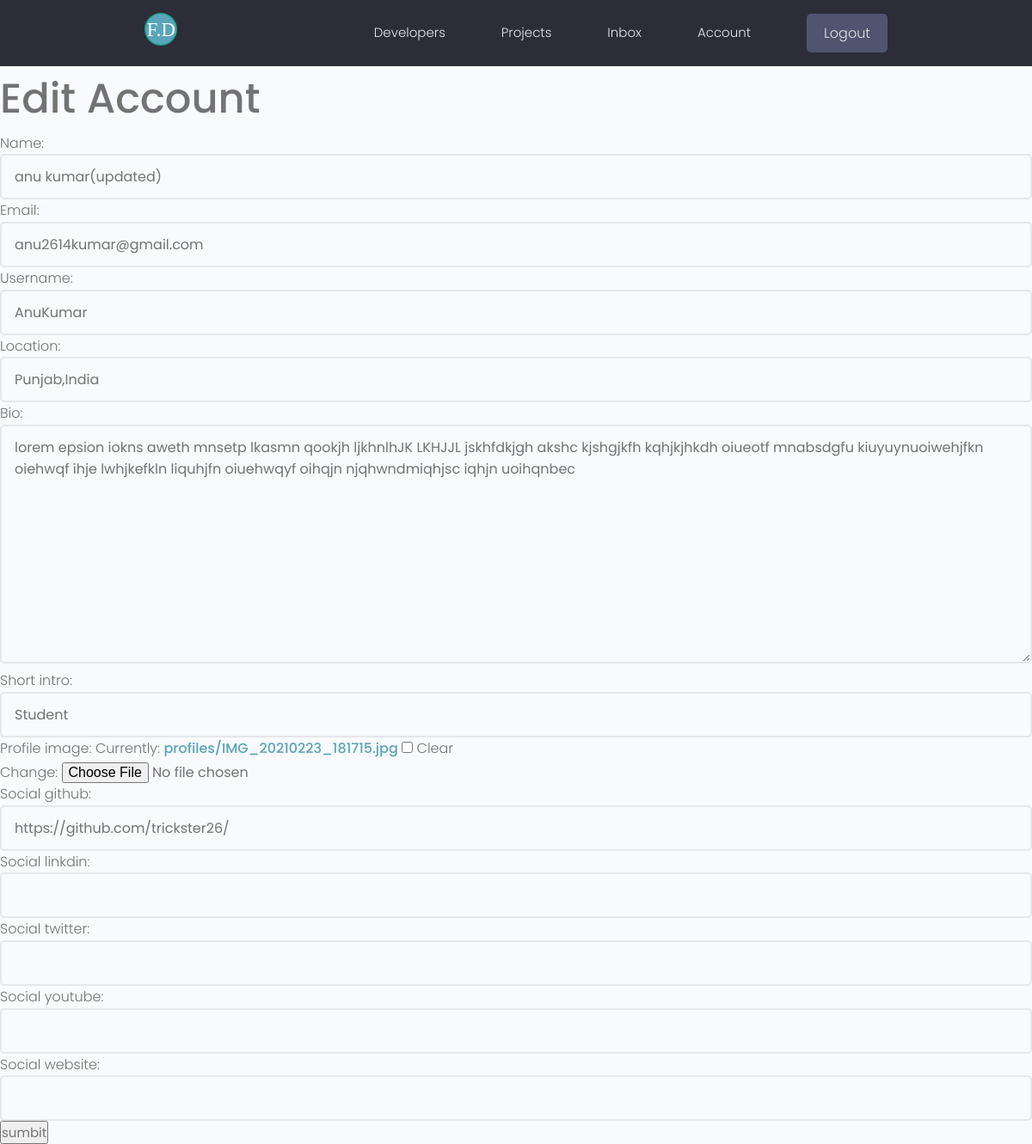
The page /edit-account/ (signed in) on the database its author committed.
### users/models.py (models this page shows, shortened)
class Profiles(models.Model):
    user = models.OneToOneField(User , on_delete = models.CASCADE ,null= True , blank=True)
    name = models.CharField(max_length=200 , blank=True ,null=True)
    email = models.EmailField(max_length=500 ,blank=True, null=True)
    username = models.CharField(max_length=200 , blank=True ,null=True)
    location = models.CharField(max_length=200 , blank=True ,null=True)
    short_intro = models.CharField(max_length=200 , blank=True ,null=True)
    bio = models.TextField(blank=True, null=True)
    profile_image = models.ImageField(null=True, blank =True ,upload_to ='profiles/',default='profiles/user-default.png')
    social_github = models.CharField(max_length=200,blank=True,null=True)
    social_twitter = models.CharField(max_length=200,blank=True,null=True)
    social_linkdin = models.CharField(max_length=200,blank=True,null=True)
    social_youtube = models.CharField(max_length=200,blank=True,null=True)
    social_website = models.CharField(max_length=200,blank=True,null=True)
    created = models.DateTimeField(auto_now_add=True)
    id = models.UUIDField(default=uuid.uuid4,unique=True,primary_key=True,editable=False)
    class Meta:
        ordering=['created']

### users/views.py (the view)
# urls.py: path('edit-account/',views.editAccount,name="edit-account"),
@login_required(login_url='login')
def editAccount(request):
    profile = request.user.profiles
    form = ProfileForm( instance= profile )
    if request.method == 'POST':
        form = ProfileForm(request.POST,request.FILES,instance=profile)
        if form.is_valid():
            form.save()
            return redirect('account')
    context = {'form':form}
    return render(request , 'users/profile_form.html',context)

### users/forms.py
class ProfileForm(ModelForm):
    class Meta:
        model= Profiles
        fields =[
            'name','email', 'username' , 'location', 'bio'
             ,'short_intro' , 'profile_image', 'social_github' , 'social_linkdin', 'social_twitter'
            , 'social_youtube','social_website']
    def __init__(self,*args,**kwargs):
        super(ProfileForm,self).__init__(*args,**kwargs)
        for name, field in self.fields.items():
            field.widget.attrs.update({'class':'input'})

### users/templates/users/profile_form.html (shortened to what this page needs)
{% extends "main.html" %}
{% block content %}
<h1>Edit Account</h1>
<form method="POST" action="{% url 'edit-account' %}" , enctype="multipart/form-data">
    {{form.as_p}}
    <input type="submit" value="sumbit" />
</form>
{% endblock content %}

### static/styles/app.css (style rules this page uses)
:root { --color-sub: #2d2d39; }

### static/uikit/styles/modules/_variables.css (style rules this page uses)
:root { --color-main: #5aa5b9; --color-main-light: #e6faff; --color-sub: #3f4156; --color-sub-light: #51546e; --color-sub-lighter: #ededfd; --color-text: #737373; --color-gray: #8b8b8b; --color-light: #e5e7eb; --color-light-gray: #767676; --color-bg: #f8fafd; --color-white: #fffefd; --color-white-light: #f3f3f3; --color-success: #359e64; --color-success-bg: #def8e8; --color-error: #fc4b0b; --color-error-bg: #fff2ee; --font-base: 'Poppins', arial, helvetica, 'Segoe UI', roboto, ubuntu, sans-serif; --font-monospace: 'Fira Code', 'Courier New', courier, monospace; --font-regular: 300; --font-medium: 500; --font-bold: 700; --generic-shadow: 1px 1px 5px #00000010; --generic-transition: all 0.3s ease-in-out; }

### static/uikit/styles/modules/_base.css (style rules this page uses)
* { margin: 0; padding: 0; box-sizing: border-box; text-rendering: optimizeLegibility; color: inherit; font-size: inherit; }
html { font-size: 50%; }
@media only screen and (min-width: 480px) { html { font-size: 56.25%; } }
@media only screen and (min-width: 1200px) { html { font-size: 62.5%; } }
body { line-height: 1.6; font-weight: 400; font-size: 1.5rem; color: var(--color-text); background-color: var(--color-bg); min-height: 100vh; }

### static/uikit/styles/modules/_typography.css (style rules this page uses)
* { font-family: var(--font-base); }
h1 { font-size: 4.8rem; font-weight: var(--font-medium); }
p, span, strong { font-size: 1.6rem; color: var(--color-text); font-weight: var(--font-regular); }
a { padding-bottom: 2px; text-decoration: none; display: inline-block; color: var(--color-main); font-weight: var(--font-medium); }

### static/uikit/styles/modules/_form.css (style rules this page uses)
input.input[type='text'], input.input[type='email'], input.input[type='password'], input.input[type='number'], textarea.input { min-width: 24rem; width: 100%; padding: 1.2rem 1.5rem; border-radius: 0.5rem; border: 2px solid var(--color-light); transition: all 0.3s ease-in-out; background-color: var(--color-bg); }

### rows shown on the page
Profiles: name "anu kumar(updated)", email "anu2614kumar@gmail.com", username "AnuKumar", location "Punjab,India", bio "lorem epsion iokns aweth mnsetp lkasmn qookjh ljkhnlhJK LKHJJL jskhfdkjgh akshc kjshgjkfh kqhjkjhkdh oiueotf mnabsdgfu kiuyuynuoiwehjfkn oiehwqf ihje lwhjkefkln liquhjfn oiuehwqyf oihqjn njqhwndmiqhjsc iqhjn uoihqnbec", short_intro "Student", social_github "https://github.com/trickster26/"
